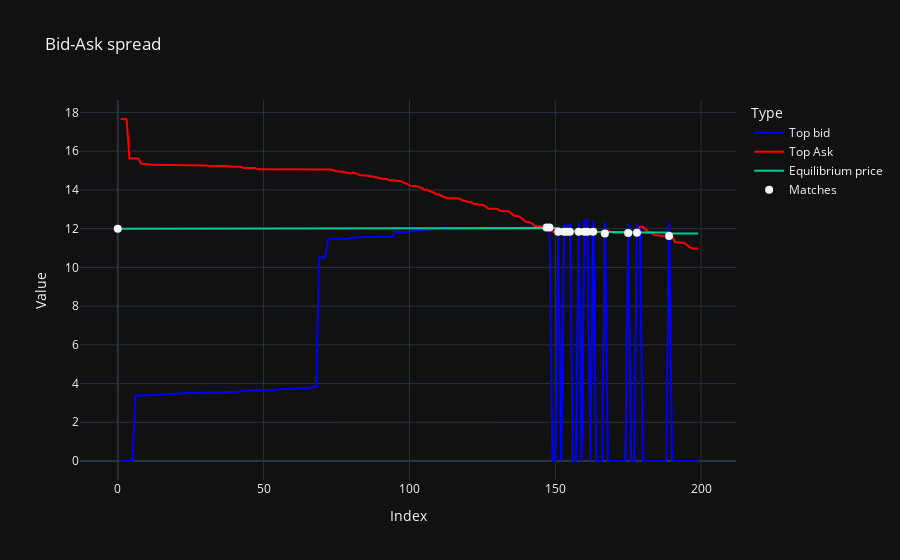

This figure's notebook cell:
### Code cell
### Bid-Ask spread

fig = go.Figure()

# Add lines for 'bid'
fig.add_trace(go.Scatter(
    #x=bid_data['index'],
    y=df_game_data['top_bid'],
    mode='lines',
    name='Top bid',
    line=dict(width=2, color=bid_color)  # Adjust line width if necessary
))

# Add lines for 'ask'
fig.add_trace(go.Scatter(
    y=df_game_data['top_ask'],
    mode='lines',
    name='Top Ask',
    marker=dict(size=8, color=ask_color)  # Adjust point size if necessary
))

# Add lines for 'Equilibrium price'
fig.add_trace(go.Scatter(
    #x=bid_data['index'],
    y=df_game_data['equilibrium_price_estimate'],
    mode='lines',
    name='Equilibrium price',
    line=dict(width=2)  # Adjust line width if necessary
))

# Add points for 'matches'
fig.add_trace(go.Scatter(
    y=df_game_data['transaction_price'],
    mode='markers',
    name='Matches',
    marker=dict(size=8, color=match_color)  # Adjust point size if necessary
))

# Update layout
fig.update_layout(
    title='Bid-Ask spread',
    xaxis_title='Index',
    yaxis_title='Value',
    legend_title='Type'
)

# Show the plot
fig.show()

### Figure 1 — Plotly figure (JSON) as saved in the notebook; plotly's stock layout.template omitted (floating-point values rounded to 4 significant figures; data arrays with more than 128 entries replaced by an {"elided": "..."} marker saying what was removed)
{"data": [{"line": {"color": "blue", "width": 2}, "mode": "lines", "name": "Top bid", "y": {"elided": "200 float values"}, "type": "scatter"}, {"marker": {"color": "red", "size": 8}, "mode": "lines", "name": "Top Ask", "y": {"elided": "200 float values"}, "type": "scatter"}, {"line": {"width": 2}, "mode": "lines", "name": "Equilibrium price", "y": {"elided": "200 float values"}, "type": "scatter"}, {"marker": {"color": "whitesmoke", "size": 8}, "mode": "markers", "name": "Matches", "y": {"elided": "200 float values"}, "type": "scatter"}], "layout": {"title": {"text": "Bid-Ask spread"}, "xaxis": {"title": {"text": "Index"}}, "yaxis": {"title": {"text": "Value"}}, "legend": {"title": {"text": "Type"}}}}
